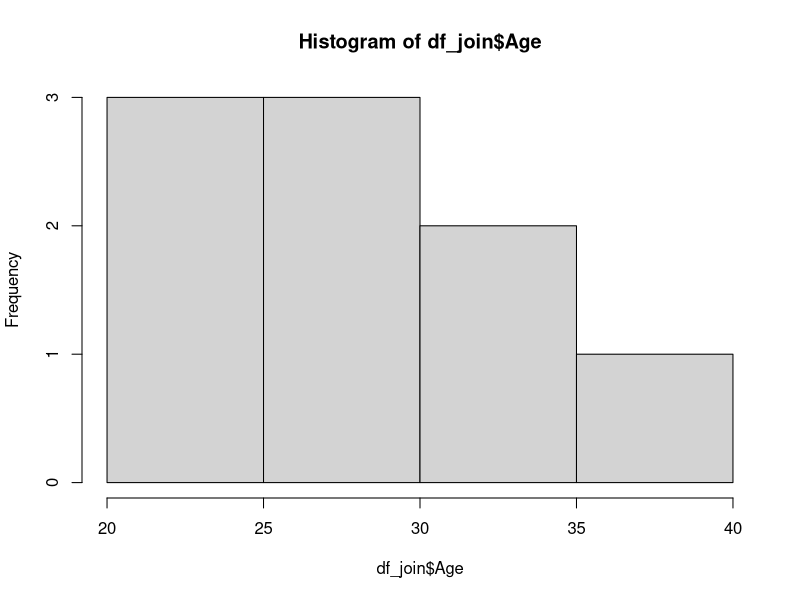
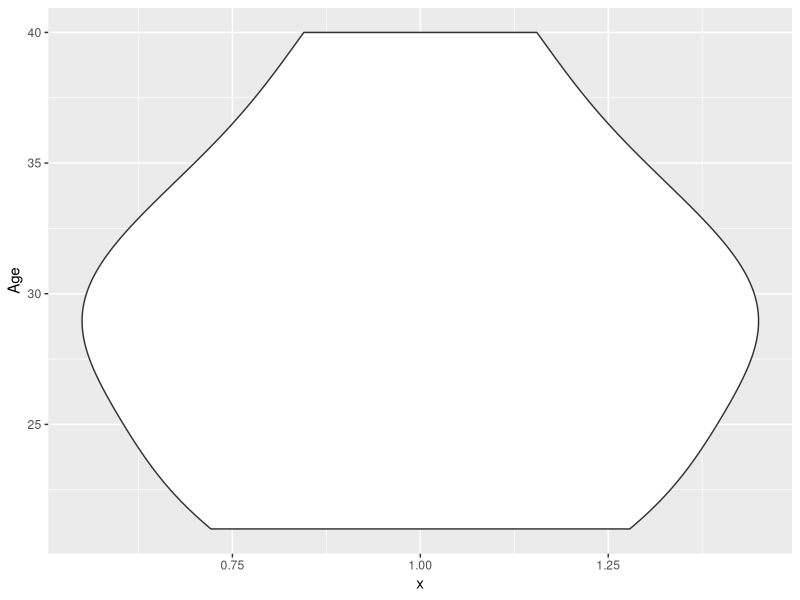
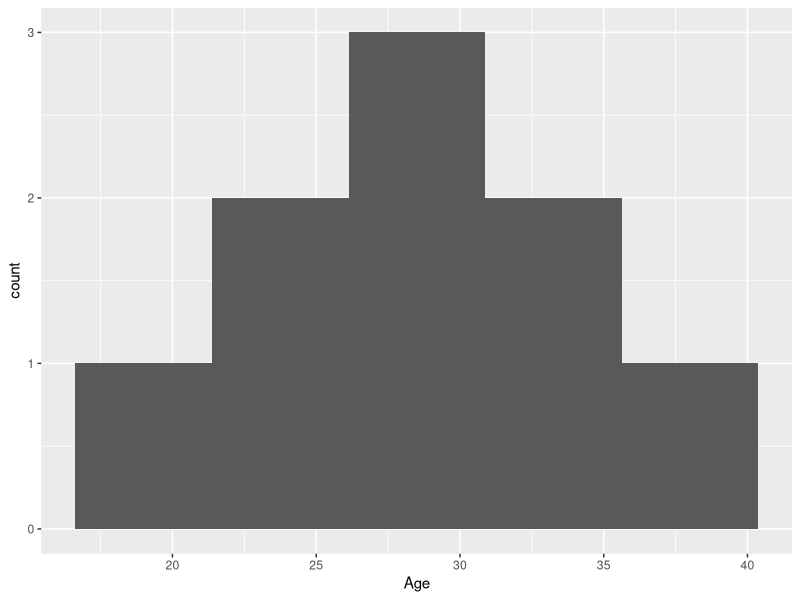

Recreate these plots in R, in order. (Note: this script raises an error after producing the figures.)
## ---- chunk 1
library(tidyverse)
library(ggforce)
## ---- chunk 2
df <- readxl::read_excel('../data/df_sales_1.xlsx') 
## ---- chunk 3
class(df)
## ---- chunk 4
# Base R 
df['Age']

# Tidyverse 
df %>% select(Age)
## ---- chunk 5
df <- df %>% 
  mutate(mood = "happy")
## ---- chunk 6
df <- df %>% 
  mutate(sales_diff = sales_2022 - sales_2020)
## ---- chunk 7
# Base R 
# df$sales_diff <- NULL

# Tidyverse 
df <- df %>%
  select(-sales_diff)
## ---- chunk 8
df <- df %>% 
  mutate(raise = ifelse(sales_2023 > sales_2022, "yes", "no"))
## ---- chunk 9
df <- df %>% 
  mutate(group = case_when(Age < 30 & Sex == "Female" ~ "young_female",
                           Age < 30 & Sex == "Male" ~ "young_male",
                           Age >= 30 & Sex == "Female" ~ "mature_female",
                           Age >= 30 & Sex == "Male" ~ "mature_male", 
                           .default = NA))
## ---- chunk 10
df %>% 
  select(starts_with('sales_'))
## ---- chunk 11
# Base R 
df[df$Age > 25 ,]

# Tidyverse 
df %>% 
  filter(Age > 25)
## ---- chunk 12
df %>% 
  filter(Age <= 30, sales_2022 > 200)
## ---- chunk 13
set.seed(101)

df_location <- data.frame(
  ID = c(1, 2, 3, 4, 5, 11, 12, 13, 14, 15),
  City = c("New York", "LA", "New York", "Chicago", "Miami", "Miami", "LA", "Chicago", "LA", "New York")
)

head(df_location)
## ---- chunk 14
df %>% 
  full_join(df_location, by = 'ID')
## ---- chunk 15
df %>% 
  inner_join(df_location, by = 'ID')
## ---- chunk 16
df %>% 
  left_join(df_location, by = 'ID')
## ---- chunk 17
df %>% 
  right_join(df_location, by = 'ID')
## ---- chunk 18
df_join <- df %>% 
  left_join(df_location, by = 'ID')
## ---- chunk 19
# Base R
colSums(is.na(df_join))

# Tidyverse
df_join %>% summarise(across(everything(), ~ sum(is.na(.))))
## ---- chunk 20
df_join %>% drop_na()
## ---- chunk 21
df_join %>% arrange(desc(sales_2022))
## ---- chunk 22
str(df_join)
## ---- chunk 23
head(df_join)
## ---- chunk 24
# Base R
table(df_join$City)

# Tidyverse
df_join %>% dplyr::count(City)
## ---- chunk 25
# Base R
range(df_join$Age, na.rm = TRUE)

# Tidyverse 
df_join %>%
  summarise(min_value = min(Age, na.rm = TRUE), 
            max_value = max(Age, na.rm = TRUE))
## ---- chunk 26
#base R

#no native violin plots, but you could use the vioplot package

hist(df_join$Age)
## ---- chunk 27
#tidyverse: 

ggplot(df_join, aes(x=1,y=Age)) +
  geom_violin()
  #if you want to add dots for the actual data points
  #geom_sina()

ggplot(df_join, aes(x=Age)) +
  geom_histogram(bins = 5)

## ---- chunk 28
paste('Alice', 'Hansen', sep = ' ')
## ---- chunk 29
df_join <- df_join %>% 
  mutate(Name = paste(Name, 'Hansen', sep = ' '))

head(df_join)
## ---- chunk 30
str_split_i('Alice Hansen', pattern = ' ', i = 1)
## ---- chunk 31
str_split_i('Alice_Hansen_Jensen', pattern = '_', i = 2)
## ---- chunk 32
df_join <- df_join %>% 
  mutate(Name = str_split_i(Name, pattern = ' ', i = 1))

head(df_join)
## ---- chunk 33
str_detect('Alice', 'A')
## ---- chunk 34
str_detect('Alice', 'B')
## ---- chunk 35
df_join %>% 
  mutate(A_in_name = str_detect(Name, 'A|a'),
         .after = Name) %>% 
  head()
## ---- chunk 36
str_replace_all('Hansen', 'n', 'N')
## ---- chunk 37
df_join %>% 
  mutate(NamE = str_replace_all(Name, 'e', 'E'),
         .after = Name) %>% 
  head()
## ---- chunk 38
df_sales_messy <- read_delim('../data/df_sales_messy.csv')
head(df_sales_messy)
## ---- chunk 39
df_sales_messy$Sex %>% 
  unique()
## ---- chunk 40
df_sales_messy$Sex %>% 
  str_trim() %>% 
  unique()
## ---- chunk 41
df_sales_clean <- df_sales_messy %>% 
  mutate(Sex = str_trim(Sex))
## ---- chunk 42
df_sales_clean$Sex %>% 
  unique()
## ---- chunk 43
df_join$raise
## ---- chunk 44
grep(pattern = 'yes', x = df_tidyverse_join$raise) # Returns indexes of values that match

grep(pattern = 'yes', x = df_tidyverse_join$raise, value = TRUE) # Returns values that match

grep(pattern = 'y', x = df_tidyverse_join$raise, value = TRUE) # can handle sub strings 

grep(pattern = 'maybe', x = df_tidyverse_join$raise) 
## ---- chunk 45
grepl(pattern = 'yes', df_tidyverse_join$raise)

grepl(pattern = 'y', df_tidyverse_join$raise)

grepl(pattern = 'maybe', df_tidyverse_join$raise) 
## ---- chunk 46
gsub(pattern = "yes", replacement = "YES", x = df_tidyverse_join$raise)
## ---- chunk 47
df_tidyverse_join$Name
## ---- chunk 48
df_tidyverse_join$Name[1]
## ---- chunk 49
df_tidyverse_join$Name[1:5]
## ---- chunk 50
df_tidyverse_join$Name[2:5]
## ---- chunk 51
writexl::write_xlsx(df_tidyverse_join, '../out/sales_data_2.xlsx')
